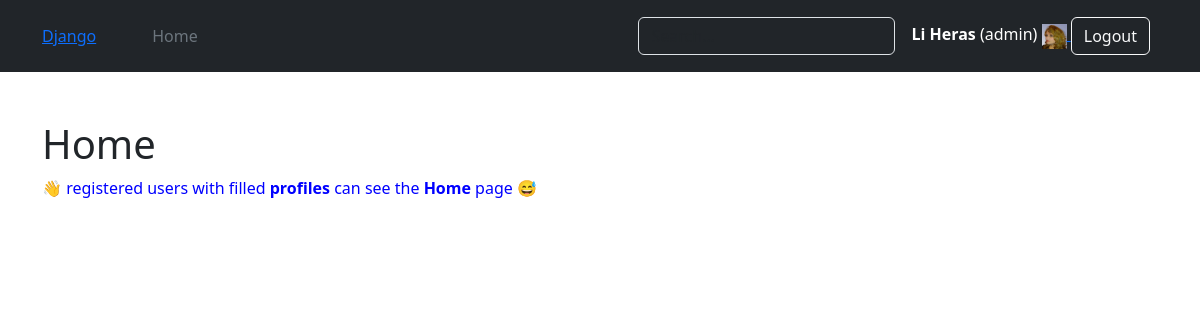
Screenshot of /accounts/ (signed in) with the database file from the repository.
### accounts/models.py (models this page shows, shortened)
class User(AbstractUser):
    username = models.CharField(
        max_length=30, unique=True, validators=[validate_username]
    )
    email = models.EmailField(unique=True, max_length=255)
    first_name = models.CharField(max_length=50, validators=[validate_name])
    last_name = models.CharField(max_length=50, validators=[validate_name])
    USERNAME_FIELD = "email"
    REQUIRED_FIELDS = ["username", "first_name", "last_name"]
    objects = CustomUserManager()

class Profile(models.Model):
    GENDER_CHOICES = (("m", "Male"), ("f", "Female"))
    user = models.OneToOneField(User, on_delete=models.CASCADE, related_name="profile")
    avatar = models.ImageField(upload_to='uploads/%Y/%m/%d/')
    gender = models.CharField(max_length=6, choices=GENDER_CHOICES)
    date_of_birth = models.DateField(validators=[validate_birth_date])
    info = models.CharField(max_length=255)

### accounts/views.py (the view)
# urls.py: path('', views.home_view, name='home'),
@login_required
def home_view(request: HttpRequest) -> HttpResponse:
    return render(request, "home.html")

### templates/home.html (shortened to what this page needs)
{% extends 'base/_base.html' %}
{% block content %}
  <h1>Home</h1>
    <p style="color: blue">&#128075; registered users with filled <b>profiles</b> can see the <b>Home</b> page &#128517;</p>
{% endblock %}

### templates/base/nav/header.html (shortened to what this page needs)
<header class="p-3 text-bg-dark">
    <div class="container">
        <div class="d-flex flex-wrap align-items-center justify-content-center justify-content-lg-start">
            <a href="/static" class="d-flex align-items-center mb-2 mb-lg-0 text-white text-decoration-none">
                <a class="logo" href="https://www.djangoproject.com/">Django</a>
                <svg class="bi me-2" width="40" height="32" role="img" aria-label="Bootstrap">
                    <use xlink:href="#bootstrap"></use>
                </svg>
            </a>
            <ul class="nav col-12 col-lg-auto me-lg-auto mb-2 justify-content-center mb-md-0">
                <li><a href="{% url "accounts:home" %}" class="nav-link px-2 text-secondary">Home</a></li>
            </ul>
            <form class="col-12 col-lg-auto mb-3 mb-lg-0 me-lg-3" role="search">
                <input type="search" class="form-control form-control-dark text-bg-dark" placeholder="Search..."
                       aria-label="Search">
            </form>
            <div class="text-end">
                {% if request.user.is_authenticated %}
                    <span><b>{{ request.user.get_full_name }}</b> ({{ request.user.username }})</span>
                    {% if request.user.profile %}
                        <a href="{% url 'accounts:profile' %}">
                            <img src="{{ request.user.profile.avatar.url }}"
                                 alt="{{ request.user.username }}'s avatar"
                                 width="25" height="25">
                        </a>
                    {% endif %}
                    <a class="text-decoration-none" href="{% url "accounts:logout" %}">
                        <button type="button" class="btn btn-outline-light me-2">Logout</button>
                    </a>
                {% endif %}
            </div>
        </div>
    </div>
</header>

### rows the page displays
User: user.get_full_name "Li Heras", user.username "admin", user.profile.avatar (picture)
